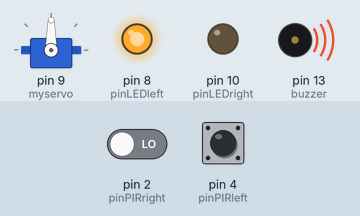
The sketch below on a simulated Arduino Uno, built with avr-gcc and run on an emulated ATmega328P. On the bench: servo, output pins drawn as LEDs (lit = HIGH), buzzer (waves = sounding, pin HIGH). The inputs (shaded band) are chosen by the test bench; at power-on: pin 2 (pinPIRright) LOW, pin 4 (pinPIRleft) HIGH.

Above: at 1.2 s.
1.3 s: pin 2 (pinPIRright) driven HIGH
At 2.5 s:
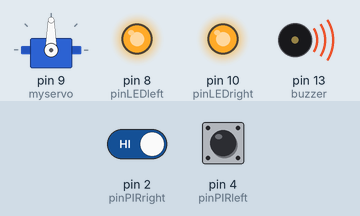
2.8 s: pin 4 (pinPIRleft) driven LOW
At 4.8 s:
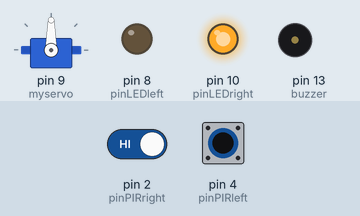
5.1 s: pin 2 (pinPIRright) driven LOW
At 5.6 s:
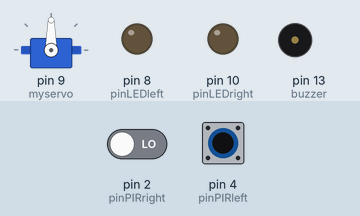
6.6 s: pin 4 (pinPIRleft) driven HIGH
At 9.4 s:
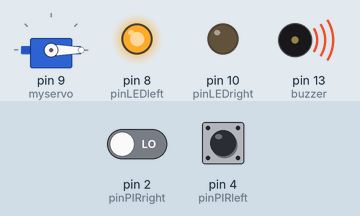
9.6 s: pin 2 (pinPIRright) driven HIGH
At 10.2 s:
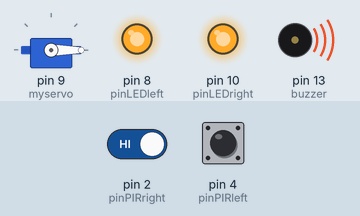
11.1 s: pin 4 (pinPIRleft) pulsed LOW 2 times (0.12 s each, 0.3 s apart)
At 12.6 s:
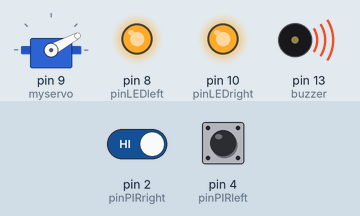
Timing chart, 0 to 14.1 s (numbered marks = the images above; inputs shaded):
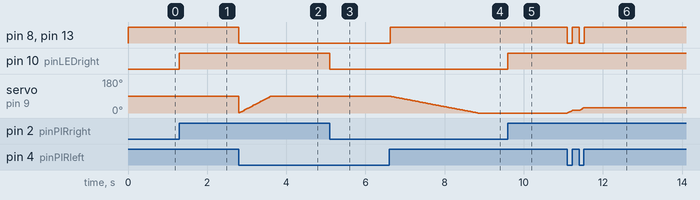

Measured:
- after the input at 1.3 s, pin 10 (pinLEDright): LOW → HIGH at once
- after the input at 2.8 s, pin 8 (pinLEDleft), pin 13 (buzzer): HIGH → LOW at once
- after the input at 5.1 s, pin 10 (pinLEDright): HIGH → LOW at once
- after the input at 6.6 s, pin 8 (pinLEDleft), pin 13 (buzzer): LOW → HIGH at once; servo on pin 9 (myservo): moves from 90° to 0° over 2.2 s, starting at once
- after the input at 9.6 s, pin 10 (pinLEDright): LOW → HIGH at once
- after the input at 11.1 s, pin 8 (pinLEDleft), pin 13 (buzzer): alternates HIGH for 0.17 s and LOW for 0.13 s, 4 changes in all, then stays HIGH, starting at once; servo on pin 9 (myservo): moves from 0° to 28° over 0.43 s, starting at once

The sketch:

project3.ino
```cpp
#include <Servo.h>;                                               // Menyertakan library servo pada program arduino
Servo myservo;                                                    // Variabel dengan nama myservo
int pos = 0;                                                      // Variabel untuk menyimpan posisi servo saat kondisi default
int buzzer = 13;                                                  // Variabel Buzzer, pin 13
int pinPIRleft = 4;                                               // Variabel PIR kiri, pin 4
int pinLEDleft = 8;                                               // Variabel LED Kiri, pin 8
int pinPIRright = 2;                                              // Variabel PIR kanan, pin 2
int pinLEDright = 10;                                             // Variabel LED kanan, pin 10

void setup() {
  pinMode(pinLEDleft, OUTPUT);                                    // Atur LED sebagai Output
  pinMode(pinLEDright, OUTPUT);
  pinMode(pinPIRleft, INPUT);                                     // Atur Sensor sebagai Input
  pinMode(pinPIRright, INPUT);
  pinMode(buzzer, OUTPUT);                                        // Atur Buzzer sebagai Output
  myservo.attach(9);                                              // Atur Servo di pin 9
}

void loop() {

  if (digitalRead(pinPIRleft) == LOW) {                           // Jika Sensor PIR Kiri tidak mendeteksi suatu pergerakan
    digitalWrite(pinLEDleft, LOW);                                // LED kiri tidak nyala
    digitalWrite(buzzer,LOW);                                     // Buzzer tidak bunyi
    if ((pos < 90) && (digitalRead(pinPIRright) == HIGH)) {       // jika kedua kondisi ini terpenuhi (posisi kurang dari 90 derajat dan PIR kanan statusnya aktif) maka akan menjalankan fungsi dibawah;
      pos += 1;                                                   // pos =pos+1 = True (benar) , selanjutnya;
      myservo.write(pos);                                         // servo tidak akan bergerak, dan akan tetap pada posisi 90 derajat
      delay(9);
    }
  } else {                                                        // Jika tidak menjalankan kondisi If diatas, maka servo akan bergerak 90 derajat, di ikti oleh;
    digitalWrite(pinLEDleft, HIGH);                               // LED kiri nyala
    digitalWrite(buzzer,HIGH);                                    // Buzzer bunyi
  }

  if (digitalRead(pinPIRright) == LOW) {
    digitalWrite(pinLEDright, LOW);
    if ((pos >= 1) && (digitalRead(pinPIRleft) == HIGH)) {
      pos -= 1;
      myservo.write(pos);
      delay(25);
    }
  } else {
    digitalWrite(pinLEDright, HIGH);
  }

  if ((digitalRead(pinPIRleft) == HIGH) && (digitalRead(pinPIRright) == HIGH)) {          // Jika kedua kondisi bernilai true maka servo akan tiba-tiba berhenti
  }
}
```
